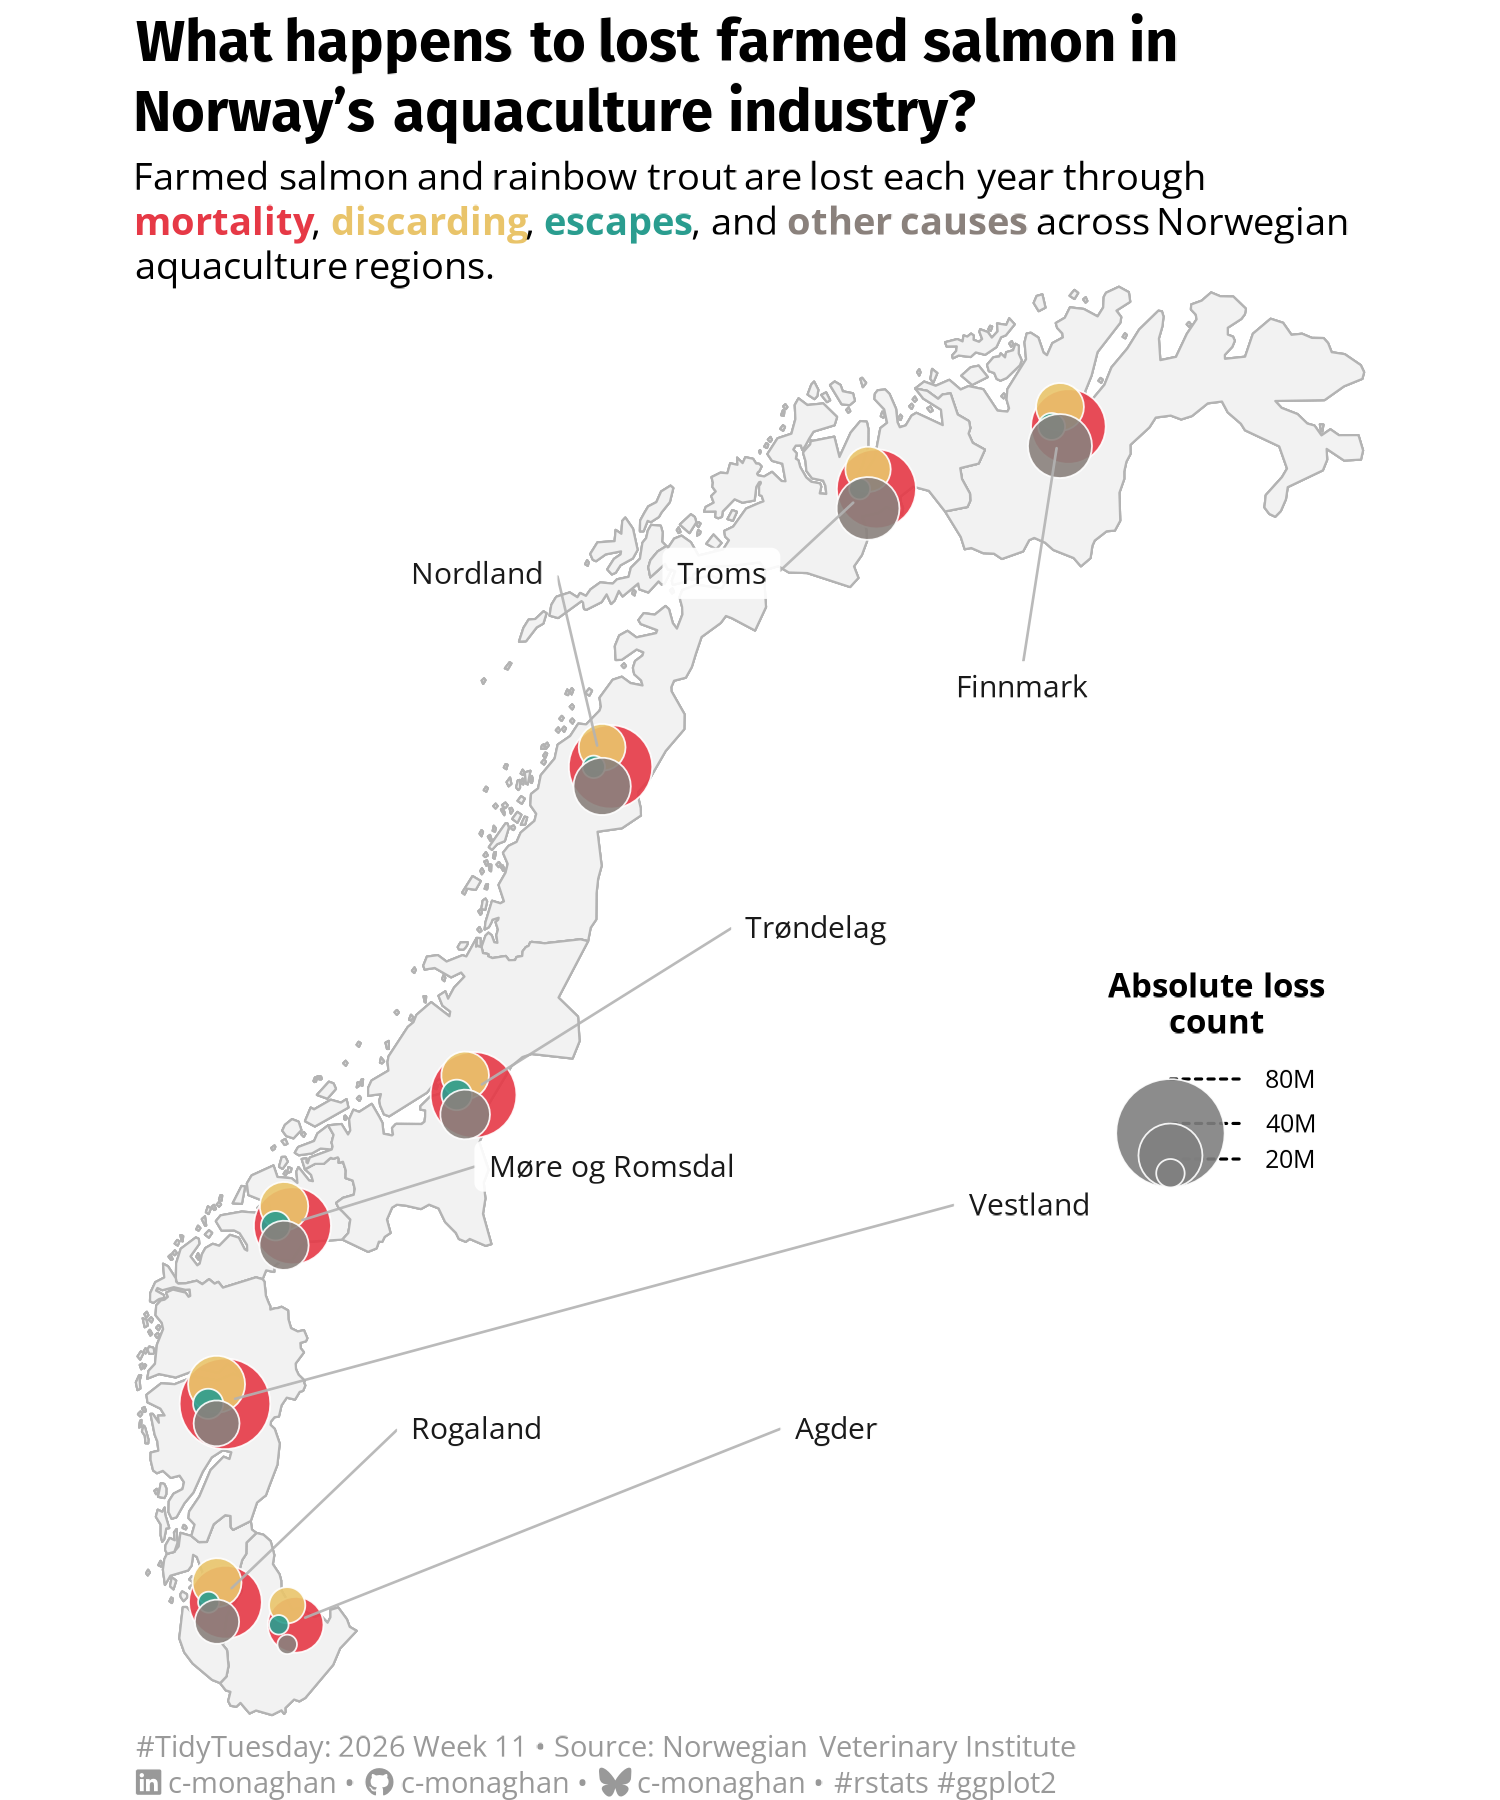

This chart was generated by the following R code:
# Packages ---------------------------------------------------------------------
library(dplyr)
library(ggplot2)
library(showtext)

# Fonts ------------------------------------------------------------------------
font_add_google("Fira Sans")
font_add_google("Open Sans")

title_font <- "Fira Sans"
body_font <- "Open Sans"

showtext_auto(enable = TRUE)
showtext_opts(dpi = 300)

# Theme ------------------------------------------------------------------------
theme_clean_map <- function() {
  theme_void(base_family = body_font, base_size = 10) +
    theme(
      plot.title = ggtext::element_textbox_simple(
        size = rel(1.4),
        face = "bold",
        family = title_font,
        margin = margin(t = 5, r = 0, b = 5, l = 0, unit = "pt")
      ),
      plot.subtitle = ggtext::element_textbox_simple(
        size = rel(0.9),
        lineheight = 1.2,
        margin = margin(t = 5, r = 0, b = 5, l = 0, unit = "pt")
      ),
      plot.caption = ggtext::element_markdown(
        size = rel(0.7),
        hjust = 0,
        lineheight = 1.25,
        colour = "#999999"
      )
    )
}

# Tidytuesday data -------------------------------------------------------------
tt_data <- tidytuesdayR::tt_load(x = 2026, week = 11)

monthly_losses_data <- tt_data$monthly_losses_data
monthly_mortality_data <- tt_data$monthly_mortality_data

# Get spatial data on Norway ---------------------------------------------------
norway_spatial_data <- giscoR::gisco_get_nuts(
  country = "Norway",
  nuts_level = 3,
  resolution = "10"
) |>
  select(NUTS_NAME) |>
  mutate(NUTS_NAME = stringr::str_remove(NUTS_NAME, "/.*"))

# Data processing --------------------------------------------------------------
## Total levels of deaths, discards, escapes, and others by region
losses <- monthly_losses_data |>
  filter(geo_group == "county", species == "salmon") |>
  select(region, dead:other) |>
  tidyr::pivot_longer(
    cols = dead:other,
    names_to = "loss_type",
    values_to = "count"
  ) |>
  mutate(
    loss_type = factor(
      loss_type,
      levels = c("dead", "discarded", "escaped", "other"),
      labels = c("Dead Fish", "Discarded fish", "Escaped fish", "Other losses")
    )
  ) |>
  group_by(region, loss_type) |>
  summarise(total_loss = sum(count), .groups = "drop")

# Combine with map data --------------------------------------------------------
map_data <- left_join(
  losses,
  norway_spatial_data,
  by = c("region" = "NUTS_NAME")
) |>
  sf::st_as_sf() |>
  filter_out(region == "Akershus")

# Convert the county polygons into single points
point_data <- map_data |> sf::st_point_on_surface()

# Extract coordinates from points
coords <- point_data |> sf::st_coordinates()

# Offset the points slightly, so they aren't all overlapping
point_data_final <- point_data |>
  bind_cols(coords) |>
  rename(x = X, y = Y) |>
  mutate(
    # Assign each loss type a position around the centroid using angles.
    # These angles correspond to positions on a circle:
    # 0       = right
    # pi/2    = above
    # pi      = left
    # 3*pi/2  = below
    # This ensures the four points are placed symmetrically around the county
    # centroid instead of overlapping at the same location.
    angle = case_when(
      loss_type == "Dead Fish" ~ 0,
      loss_type == "Discarded fish" ~ pi / 2,
      loss_type == "Escaped fish" ~ pi,
      loss_type == "Other losses" ~ 3 * pi / 2
    ),
    # Distance that each point will be moved away from the centroid.
    radius = 0.18,
    # Convert polar coordinates (angle + radius) into cartesian offsets.
    x_new = x + radius * cos(angle),
    y_new = y + radius * sin(angle)
  )

# Setting up title, subtitle, and caption --------------------------------------
title <- "What happens to lost farmed salmon in Norway's aquaculture industry?"

subtitle <- "Farmed salmon and rainbow trout are lost each year through <span style='color:#E63946;'>**mortality**</span>, <span style='color:#E9C46A;'>**discarding**</span>, <span style='color:#2A9D8F;'>**escapes**</span>, and <span style='color:#8A817C;'>**other causes**</span> across Norwegian aquaculture regions."

caption <- cmBrand::create_caption(
  social = cmBrand::social_brand(),
  tt_text = cmBrand::tt_text(
    year = 2026,
    week = 11,
    source = "Norwegian Veterinary Institute"
  )
)

# Plotting ---------------------------------------------------------------------
ggplot() +
  # Base map of Norway
  geom_sf(
    data = map_data,
    fill = "grey95",
    colour = "grey70",
    linewidth = 0.25
  ) +
  # Adding centroid points
  geom_point(
    data = point_data_final,
    aes(x = x_new, y = y_new, size = total_loss, fill = loss_type),
    shape = 21,
    colour = "white",
    stroke = 0.3,
    alpha = 0.9
  ) +
  ggrepel::geom_label_repel(
    data = point_data_final |> distinct(region, x, y),
    aes(x = x, y = y, label = region),
    family = body_font,
    size = 2.5,
    label.size = 0,
    fill = "white",
    alpha = 0.9,
    box.padding = 4.35,
    point.padding = 0.5,
    segment.color = "grey70",
    segment.size = 0.3,
    force = 2,
    max.overlaps = Inf,
    seed = 123
  ) +
  # Customisation
  scale_size_continuous(
    trans = "sqrt",
    range = c(2, 10),
    breaks = c(20000000, 40000000, 80000000),
    labels = scales::label_number(scale = 1e-6, suffix = "M"),
    name = "Absolute loss \ncount",
    guide = legendry::guide_circles(
      text_position = "right",
      override.aes = list(
        size = c(3, 7, 12),
        fill = "grey50",
        alpha = 0.9
      )
    )
  ) +
  scale_fill_manual(
    values = c(
      "Dead Fish" = "#E63946", # Red
      "Discarded fish" = "#E9C46A", # Yellow
      "Escaped fish" = "#2A9D8F", # Teal
      "Other losses" = "#8A817C" # Grey
    ),
    name = "Loss Type"
  ) +
  labs(
    title = title,
    subtitle = subtitle,
    caption = caption,
  ) +
  guides(fill = "none") +
  coord_sf(datum = NA, clip = "off", expand = FALSE) +
  theme_clean_map() +
  theme(
    legendry.legend.key.margin = margin(t = 5, r = 5, b = 0, l = 0, "pt"),
    legend.ticks = element_line(colour = "black", linetype = "22"),
    legend.position = "inside",
    legend.position.inside = c(0.88, 0.45),
    legend.text = element_text(size = rel(0.6)),
    legend.title = element_text(
      hjust = 0.5,
      face = "bold",
      size = rel(0.8),
      margin = margin(t = 3, b = 5)
    )
  ) +
  ggview::canvas(width = 5, height = 6) -> fig

# Exporting --------------------------------------------------------------------
ggview::save_ggplot(fig, here::here("2026/2026-03-17/20260317.png"))
